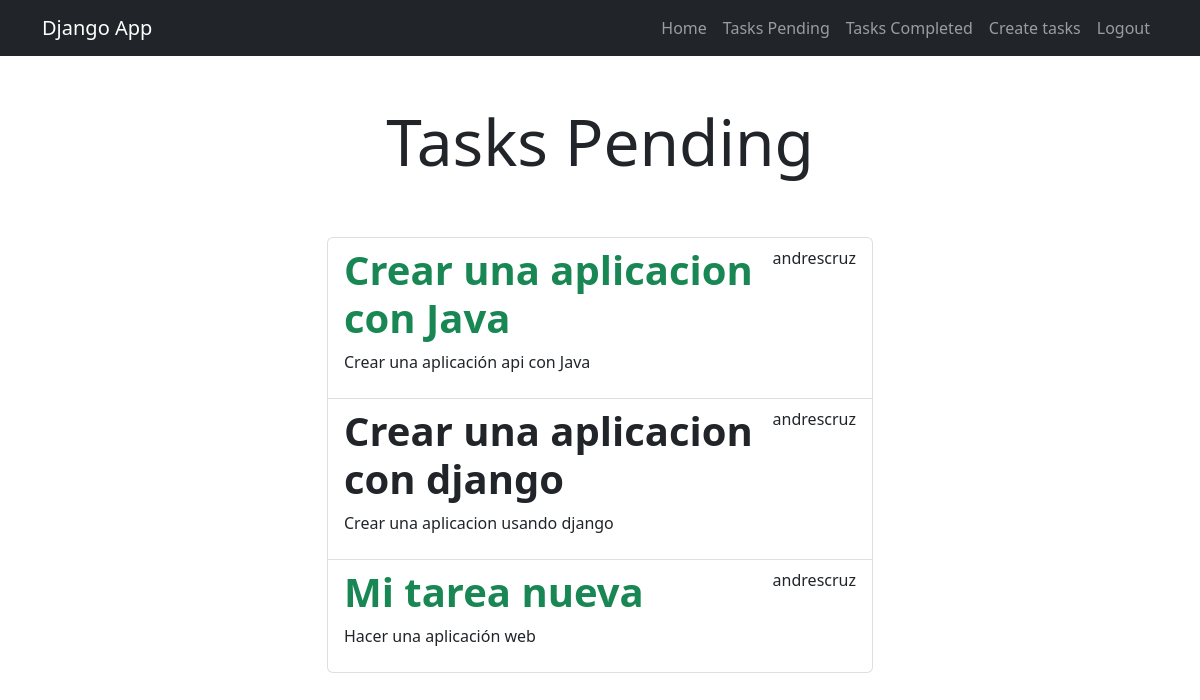
Screenshot of /tasks/ (signed in) with the database file from the repository.
### tasks/models.py (models this page shows, shortened)
class Task(models.Model):
    title = models.CharField(max_length = 100)
    description = models.TextField(blank = True)
    created = models.DateTimeField(auto_now_add = True)
    datecompleted = models.DateTimeField(null = True, blank = True)
    important = models.BooleanField(default = False)
    user = models.ForeignKey(User, on_delete = models.CASCADE)

### tasks/views.py (the view)
# urls.py: path('tasks/', views.tasks, name='tasks'),
@login_required
def tasks(request):
    tasks = Task.objects.filter(user = request.user, datecompleted__isnull = True)
    return render(request, 'tasks.html', {
        'tasks': tasks
    })

### tasks/templates/tasks.html (shortened to what this page needs)
{% extends 'base.html' %}
{% block content %}
<main class="container">
    <div class="row">
        <div class="col-md-6 offset-md-3">
            <h1 class="text-center display-3 py-5">Tasks Pending</h1>
            <ul class="list-group">
                {% for task in tasks %}
                <a class="list-group-item" href="{% url 'task_detail' task.id %}">
                    <header class="d-flex justify-content-between">
                        {% if task.important %}
                        <h1 class="fw-bold text-success">{{ task.title }}</h1>
                        {% else %}
                        <h1 class="fw-bold">{{ task.title }}</h1>
                        {% endif %}
                        <p>{{ task.user.username }}</p>
                    </header>
                    <p>{{ task.description }}</p>
                </a>
                {% endfor %}
            </ul>
        </div>
    </div>
</main>
{% endblock %}

### rows the page displays
Task: title "Crear una aplicacion con Java", user.username "andrescruz", description "Crear una aplicación api con Java"
Task: title "Crear una aplicacion con django", user.username "andrescruz", description "Crear una aplicacion usando django"
Task: title "Mi tarea nueva", user.username "andrescruz", description "Hacer una aplicación web"
